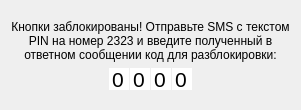
      <widget class="QWidget" name="pinCodePage">
       <layout class="QGridLayout" name="gridLayout_15">
        <property name="horizontalSpacing">
         <number>1</number>
        </property>
        <item row="0" column="2" colspan="2">
         <spacer name="verticalSpacer_4">
          <property name="orientation">
           <enum>Qt::Vertical</enum>
          </property>
          <property name="sizeHint" stdset="0">
           <size>
            <width>20</width>
            <height>9</height>
           </size>
          </property>
         </spacer>
        </item>
        <item row="1" column="0" colspan="6">
         <widget class="QLabel" name="label">
          <property name="text">
           <string>Кнопки заблокированы! Отправьте SMS с текстом PIN на номер 2323 и введите полученный в ответном сообщении код для разблокировки:</string>
          </property>
          <property name="alignment">
           <set>Qt::AlignCenter</set>
          </property>
          <property name="wordWrap">
           <bool>true</bool>
          </property>
         </widget>
        </item>
        <item row="2" column="0">
         <spacer name="horizontalSpacer_3">
          <property name="orientation">
           <enum>Qt::Horizontal</enum>
          </property>
          <property name="sizeHint" stdset="0">
           <size>
            <width>40</width>
            <height>20</height>
           </size>
          </property>
         </spacer>
        </item>
        <item row="2" column="1">
         <widget class="QSpinBox" name="digit1">
          <property name="maximumSize">
           <size>
            <width>22</width>
            <height>22</height>
           </size>
          </property>
          <property name="font">
           <font>
            <pointsize>16</pointsize>
           </font>
          </property>
          <property name="wrapping">
           <bool>true</bool>
          </property>
          <property name="frame">
           <bool>false</bool>
          </property>
          <property name="alignment">
           <set>Qt::AlignCenter</set>
          </property>
          <property name="buttonSymbols">
           <enum>QAbstractSpinBox::NoButtons</enum>
          </property>
          <property name="maximum">
           <number>9</number>
          </property>
         </widget>
        </item>
        <item row="2" column="2">
         <widget class="QSpinBox" name="digit2">
          <property name="maximumSize">
           <size>
            <width>22</width>
            <height>22</height>
           </size>
          </property>
          <property name="font">
           <font>
            <pointsize>16</pointsize>
           </font>
          </property>
          <property name="wrapping">
           <bool>true</bool>
          </property>
          <property name="frame">
           <bool>false</bool>
          </property>
          <property name="alignment">
           <set>Qt::AlignCenter</set>
          </property>
          <property name="buttonSymbols">
           <enum>QAbstractSpinBox::NoButtons</enum>
          </property>
          <property name="maximum">
           <number>9</number>
          </property>
         </widget>
        </item>
        <item row="2" column="3">
         <widget class="QSpinBox" name="digit3">
          <property name="maximumSize">
           <size>
            <width>22</width>
            <height>22</height>
           </size>
          </property>
          <property name="font">
           <font>
            <pointsize>16</pointsize>
           </font>
          </property>
          <property name="wrapping">
           <bool>true</bool>
          </property>
          <property name="frame">
           <bool>false</bool>
          </property>
          <property name="alignment">
           <set>Qt::AlignCenter</set>
          </property>
          <property name="buttonSymbols">
           <enum>QAbstractSpinBox::NoButtons</enum>
          </property>
          <property name="maximum">
           <number>9</number>
          </property>
         </widget>
        </item>
        <item row="2" column="4">
         <widget class="QSpinBox" name="digit4">
          <property name="maximumSize">
           <size>
            <width>22</width>
            <height>22</height>
           </size>
          </property>
          <property name="font">
           <font>
            <pointsize>16</pointsize>
           </font>
          </property>
          <property name="wrapping">
           <bool>true</bool>
          </property>
          <property name="frame">
           <bool>false</bool>
          </property>
          <property name="alignment">
           <set>Qt::AlignCenter</set>
          </property>
          <property name="buttonSymbols">
           <enum>QAbstractSpinBox::NoButtons</enum>
          </property>
          <property name="maximum">
           <number>9</number>
          </property>
         </widget>
        </item>
        <item row="2" column="5">
         <spacer name="horizontalSpacer_4">
          <property name="orientation">
           <enum>Qt::Horizontal</enum>
          </property>
          <property name="sizeHint" stdset="0">
           <size>
            <width>39</width>
            <height>20</height>
           </size>
          </property>
         </spacer>
        </item>
        <item row="3" column="2" colspan="2">
         <spacer name="verticalSpacer_3">
          <property name="orientation">
           <enum>Qt::Vertical</enum>
          </property>
          <property name="sizeHint" stdset="0">
           <size>
            <width>20</width>
            <height>9</height>
           </size>
          </property>
         </spacer>
        </item>
       </layout>
      </widget>
